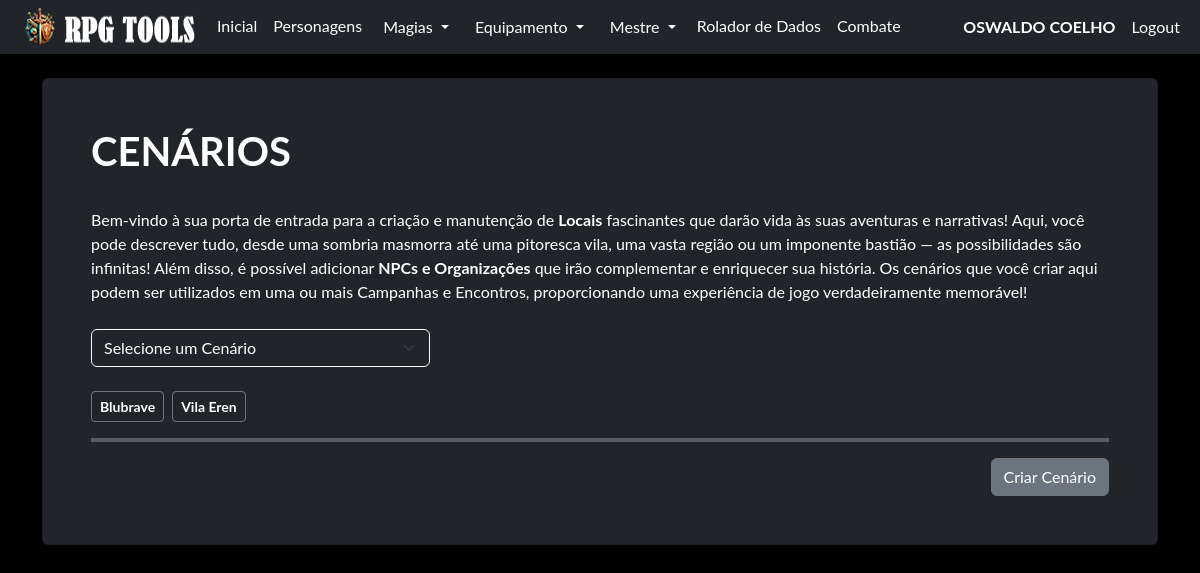
Page /mestre/cenario (signed in) on the earlier database version.
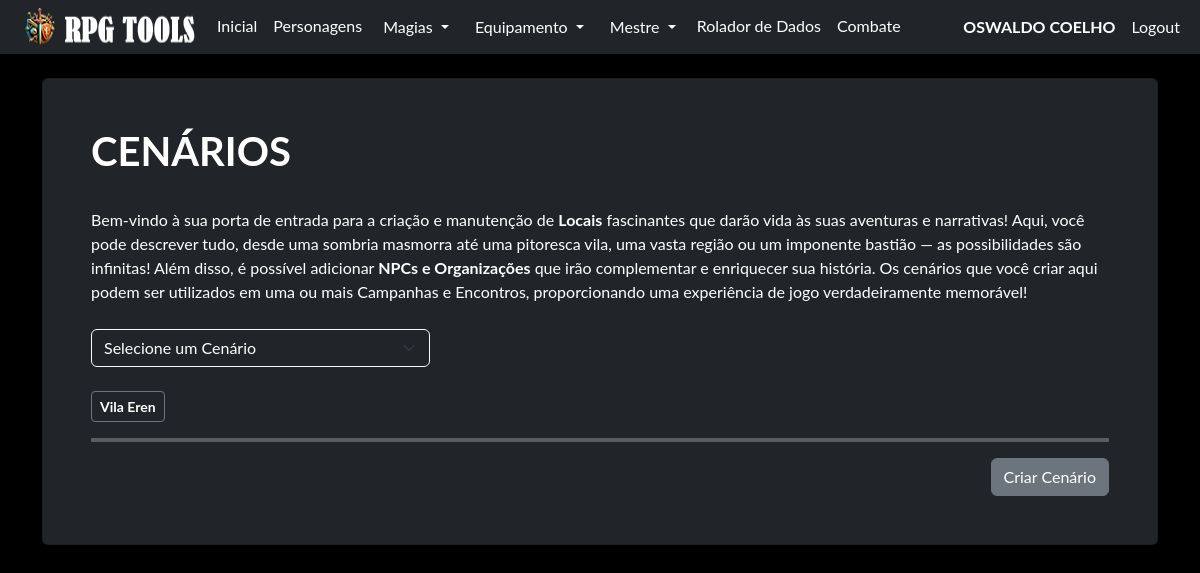
Same page on the later database version.
### model/cenario_model.py (models this page shows, shortened)
class Cenario(db.Model):
    __tablename__ = "cenario"
    id = db.Column(db.Integer, primary_key=True)
    id_user = db.Column(db.Integer, db.ForeignKey('user.id'))
    cenario = db.Column(db.JSON, nullable=False)
    tipo = db.Column(db.String(15), nullable=False)
    @classmethod
    def cenario_userid(cls, id_user):
        return cls.query.filter_by(id_user=id_user).order_by(func.json_extract(cls.cenario, '$.nome')).all()

### routes/mestre.py (the view, shortened to what this page needs)
@blueprint_mestre.route('/cenario', methods=['GET', 'POST'])
def index_cenario():
    if request.method == 'GET':
        cenarios = Cenario.cenario_userid(current_user.id)
        personagens = Personagem.npcs_id(id_user=current_user.id)
        return render_template('cenarios.html', cenarios=cenarios, personagens=personagens)

### model/personagens_model.py (called while the page is built)
    @classmethod
    def npcs_id(cls, id_user, id=None):
        query = cls.query.filter_by(id_user=id_user, tipo="NPC")
        if id is not None:
            query = query.filter_by(id=id)
        query = query.order_by(cls.nome.asc())
        return query.all()

### routes/login.py (called while the page is built)
@login_manager.user_loader
def get_user(id):
    return User.query.get(id)

### templates/cenarios.html (shortened to what this page needs)
{% extends 'base.html' %}
{% block conteudo %}
    {% if current_user.is_authenticated %}
    <div class="card shadow p-5 bg-dark text-white no-margin">
        <h1><b>CENÁRIOS</b></h1>
        <br>
        <p> Bem-vindo à sua porta de entrada para a criação e manutenção de <b>Locais</b> fascinantes que darão vida
            às suas aventuras e narrativas! Aqui, você pode descrever tudo, desde uma sombria masmorra até uma
            pitoresca vila, uma vasta região ou um imponente bastião — as possibilidades são infinitas! Além disso,
            é possível adicionar <b>NPCs e Organizações</b> que irão complementar e enriquecer sua história. Os cenários
            que você criar aqui podem ser utilizados em uma ou mais </b>Campanhas e Encontros</b>, proporcionando uma experiência
            de jogo verdadeiramente memorável! </p>
            <br>
            <div class="col-md-4">
                <select id="cenario-select" class="form-select bg-dark text-white border-light">
                    <option value="" disabled selected>Selecione um Cenário</option>
                </select>
            </div>
            <br>
        <div class="d-flex flex-wrap gap-2">
            {% for cenario in cenarios %}
            <div class="d-flex flex-wrap gap-2">
                <button type="button" class="btn btn-outline-secondary btn-sm" data-bs-toggle="modal" data-bs-target="#cenarioModal{{ cenario.id }}">
                    <strong class="text-white">{{ cenario.cenario['nome']|title }}</strong>
                </button>
            </div>
            {% endfor %}
        </div>
        <hr>
        <div class="row">
            <div class="col text-end">
                <button type="button" class="btn btn-secondary" data-bs-toggle="modal" data-bs-target="#criarcenario">
                    Criar Cenário
                  </button>
            </div>
        </div>
    </div>
    <br>
    {% endif %}
{% endblock %}

Differences in the rows shown:
removed Cenario: cenario.nome "Blubrave"
